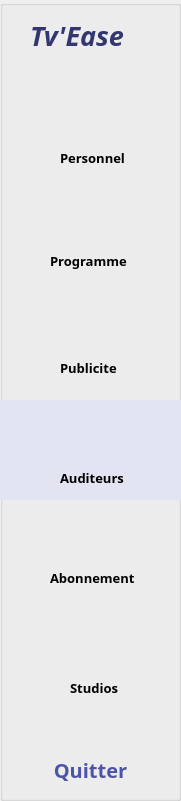
  <widget class="QGroupBox" name="groupBox_2">
   <property name="geometry">
    <rect>
     <x>0</x>
     <y>0</y>
     <width>181</width>
     <height>801</height>
    </rect>
   </property>
   <property name="styleSheet">
    <string notr="true">background-image: url(:/img/images/background.jpg);</string>
   </property>
   <property name="title">
    <string/>
   </property>
   <widget class="QWidget" name="verticalLayoutWidget_2">
    <property name="geometry">
     <rect>
      <x>0</x>
      <y>80</y>
      <width>181</width>
      <height>740</height>
     </rect>
    </property>
    <property name="sizePolicy">
     <sizepolicy hsizetype="Preferred" vsizetype="Preferred">
      <horstretch>0</horstretch>
      <verstretch>0</verstretch>
     </sizepolicy>
    </property>
    <layout class="QVBoxLayout" name="verticalLayout_2">
     <item>
      <widget class="QPushButton" name="pushButton_23">
       <property name="sizePolicy">
        <sizepolicy hsizetype="Minimum" vsizetype="Preferred">
         <horstretch>0</horstretch>
         <verstretch>0</verstretch>
        </sizepolicy>
       </property>
       <property name="styleSheet">
        <string notr="true">QPushButton{
background-color: transparent;
	background-image: url();
    font-family: Neue Haas Grotesk Text Pro Thin; 
    font-weight: bold; 
    font-size: 20px; 
border : none ; 
border-radius : 0 px ;
color : #4D53A8 ; 
}
QPushButton:hover{
background-color: #E3E4F2;
 
}

</string>
       </property>
       <property name="text">
        <string/>
       </property>
       <property name="icon">
        <iconset resource="source.qrc">
         <normaloff>:/img/images/perso.png</normaloff>:/img/images/perso.png</iconset>
       </property>
       <property name="iconSize">
        <size>
         <width>30</width>
         <height>30</height>
        </size>
       </property>
      </widget>
     </item>
     <item>
      <widget class="QPushButton" name="pushButton_24">
       <property name="sizePolicy">
        <sizepolicy hsizetype="Minimum" vsizetype="Preferred">
         <horstretch>0</horstretch>
         <verstretch>0</verstretch>
        </sizepolicy>
       </property>
       <property name="styleSheet">
        <string notr="true">QPushButton{
background-color: transparent;
	background-image: url();
    font-family: Neue Haas Grotesk Text Pro Thin; 
    font-weight: bold; 
    font-size: 20px; 
border : none ; 
border-radius : 0 px ;
color : #4D53A8 ; 
}
QPushButton:hover{
background-color: #E3E4F2;
 
}

</string>
       </property>
       <property name="text">
        <string/>
       </property>
       <property name="icon">
        <iconset resource="source.qrc">
         <normaloff>:/img/images/program.png</normaloff>:/img/images/program.png</iconset>
       </property>
       <property name="iconSize">
        <size>
         <width>30</width>
         <height>30</height>
        </size>
       </property>
      </widget>
     </item>
     <item>
      <widget class="QPushButton" name="pushButton_25">
       <property name="sizePolicy">
        <sizepolicy hsizetype="Minimum" vsizetype="Preferred">
         <horstretch>0</horstretch>
         <verstretch>0</verstretch>
        </sizepolicy>
       </property>
       <property name="styleSheet">
        <string notr="true">QPushButton{
background-color: transparent;
	background-image: url();
    font-family: Neue Haas Grotesk Text Pro Thin; 
    font-weight: bold; 
    font-size: 20px; 
border : none ; 
border-radius : 0 px ;
color : #4D53A8 ; 
}
QPushButton:hover{
background-color: #E3E4F2;
 
}

</string>
       </property>
       <property name="text">
        <string/>
       </property>
       <property name="icon">
        <iconset resource="source.qrc">
         <normaloff>:/img/images/pub.png</normaloff>:/img/images/pub.png</iconset>
       </property>
       <property name="iconSize">
        <size>
         <width>30</width>
         <height>30</height>
        </size>
       </property>
      </widget>
     </item>
     <item>
      <widget class="QPushButton" name="pushButton_26">
       <property name="sizePolicy">
        <sizepolicy hsizetype="Minimum" vsizetype="Preferred">
         <horstretch>0</horstretch>
         <verstretch>0</verstretch>
        </sizepolicy>
       </property>
       <property name="styleSheet">
        <string notr="true">background-color: #E3E4F2;
	background-image: url();

  font-family: Neue Haas Grotesk Text Pro Thin, sans-serif; 
  font-weight: bold; 
    font-size: 20px; 
border : none ; 
border-radius : 0 px ;
color : #4D53A8 ; </string>
       </property>
       <property name="text">
        <string/>
       </property>
       <property name="icon">
        <iconset resource="source.qrc">
         <normaloff>:/img/images/audi.png</normaloff>:/img/images/audi.png</iconset>
       </property>
       <property name="iconSize">
        <size>
         <width>30</width>
         <height>30</height>
        </size>
       </property>
      </widget>
     </item>
     <item>
      <widget class="QPushButton" name="pushButton_27">
       <property name="sizePolicy">
        <sizepolicy hsizetype="Minimum" vsizetype="Preferred">
         <horstretch>0</horstretch>
         <verstretch>0</verstretch>
        </sizepolicy>
       </property>
       <property name="styleSheet">
        <string notr="true">QPushButton{
background-color: transparent;
	background-image: url();
    font-family: Neue Haas Grotesk Text Pro Thin; 
    font-weight: bold; 
    font-size: 20px; 
border : none ; 
border-radius : 0 px ;
color : #4D53A8 ; 
}
QPushButton:hover{
background-color: #E3E4F2;
 
}

</string>
       </property>
       <property name="text">
        <string/>
       </property>
       <property name="icon">
        <iconset resource="source.qrc">
         <normaloff>:/img/images/abonementtt.png</normaloff>:/img/images/abonementtt.png</iconset>
       </property>
       <property name="iconSize">
        <size>
         <width>30</width>
         <height>30</height>
        </size>
       </property>
      </widget>
     </item>
     <item>
      <widget class="QPushButton" name="pushButton_28">
       <property name="sizePolicy">
        <sizepolicy hsizetype="Minimum" vsizetype="Preferred">
         <horstretch>0</horstretch>
         <verstretch>0</verstretch>
        </sizepolicy>
       </property>
       <property name="styleSheet">
        <string notr="true">QPushButton{
background-color: transparent;
	background-image: url();
    font-family: Neue Haas Grotesk Text Pro Thin; 
    font-weight: bold; 
    font-size: 20px; 
border : none ; 
border-radius : 0 px ;
color : #4D53A8 ; 
}
QPushButton:hover{
background-color: #E3E4F2;
 
}

</string>
       </property>
       <property name="text">
        <string/>
       </property>
       <property name="icon">
        <iconset resource="source.qrc">
         <normaloff>:/img/images/stu.png</normaloff>:/img/images/stu.png</iconset>
       </property>
       <property name="iconSize">
        <size>
         <width>30</width>
         <height>30</height>
        </size>
       </property>
      </widget>
     </item>
     <item>
      <widget class="QPushButton" name="pushButton_29">
       <property name="sizePolicy">
        <sizepolicy hsizetype="Minimum" vsizetype="Preferred">
         <horstretch>0</horstretch>
         <verstretch>0</verstretch>
        </sizepolicy>
       </property>
       <property name="styleSheet">
        <string notr="true">QPushButton{
background-color: transparent;
	background-image: url();
    font-family: Neue Haas Grotesk Text Pro Thin; 
    font-weight: bold; 
    font-size: 20px; 
border : none ; 
border-radius : 0 px ;
color : #4D53A8 ; 
}
QPushButton:hover{
background-color: #E3E4F2;
 
}

</string>
       </property>
       <property name="text">
        <string>Quitter</string>
       </property>
       <property name="icon">
        <iconset resource="source.qrc">
         <normaloff>:/img/images/quit.png</normaloff>:/img/images/quit.png</iconset>
       </property>
       <property name="iconSize">
        <size>
         <width>50</width>
         <height>100</height>
        </size>
       </property>
      </widget>
     </item>
    </layout>
   </widget>
   <widget class="QLabel" name="label">
    <property name="geometry">
     <rect>
      <x>30</x>
      <y>20</y>
      <width>141</width>
      <height>31</height>
     </rect>
    </property>
    <property name="font">
     <font>
      <family>Neue Haas Grotesk Text Pro Extr</family>
      <pointsize>20</pointsize>
      <weight>75</weight>
      <italic>true</italic>
      <bold>true</bold>
     </font>
    </property>
    <property name="styleSheet">
     <string notr="true">border : none ;
background-color: none;
color : #333770 ;
background-image: url();
    </string>
    </property>
    <property name="text">
     <string>Tv'Ease</string>
    </property>
   </widget>
   <widget class="QLabel" name="label_34">
    <property name="geometry">
     <rect>
      <x>60</x>
      <y>470</y>
      <width>71</width>
      <height>16</height>
     </rect>
    </property>
    <property name="font">
     <font>
      <family>Neue Haas Grotesk Text Pro Medi</family>
      <pointsize>10</pointsize>
      <weight>75</weight>
      <bold>true</bold>
     </font>
    </property>
    <property name="styleSheet">
     <string notr="true">background-color: none;
background-image: url();</string>
    </property>
    <property name="text">
     <string>Auditeurs</string>
    </property>
   </widget>
   <widget class="QLabel" name="label_26">
    <property name="geometry">
     <rect>
      <x>60</x>
      <y>150</y>
      <width>81</width>
      <height>16</height>
     </rect>
    </property>
    <property name="font">
     <font>
      <family>Neue Haas Grotesk Text Pro Medi</family>
      <pointsize>10</pointsize>
      <weight>75</weight>
      <bold>true</bold>
     </font>
    </property>
    <property name="styleSheet">
     <string notr="true">background-color: none;
background-image: url();</string>
    </property>
    <property name="text">
     <string>Personnel</string>
    </property>
   </widget>
   <widget class="QLabel" name="label_33">
    <property name="geometry">
     <rect>
      <x>60</x>
      <y>360</y>
      <width>61</width>
      <height>16</height>
     </rect>
    </property>
    <property name="font">
     <font>
      <family>Neue Haas Grotesk Text Pro Medi</family>
      <pointsize>10</pointsize>
      <weight>75</weight>
      <bold>true</bold>
     </font>
    </property>
    <property name="styleSheet">
     <string notr="true">background-color: none;
background-image: url();</string>
    </property>
    <property name="text">
     <string>Publicite</string>
    </property>
   </widget>
   <widget class="QLabel" name="label_35">
    <property name="geometry">
     <rect>
      <x>50</x>
      <y>570</y>
      <width>91</width>
      <height>16</height>
     </rect>
    </property>
    <property name="font">
     <font>
      <family>Neue Haas Grotesk Text Pro Medi</family>
      <pointsize>10</pointsize>
      <weight>75</weight>
      <bold>true</bold>
     </font>
    </property>
    <property name="styleSheet">
     <string notr="true">background-color: none;
background-image: url();</string>
    </property>
    <property name="text">
     <string>Abonnement</string>
    </property>
   </widget>
   <widget class="QLabel" name="label_32">
    <property name="geometry">
     <rect>
      <x>50</x>
      <y>250</y>
      <width>81</width>
      <height>21</height>
     </rect>
    </property>
    <property name="font">
     <font>
      <family>Neue Haas Grotesk Text Pro Medi</family>
      <pointsize>10</pointsize>
      <weight>75</weight>
      <bold>true</bold>
     </font>
    </property>
    <property name="styleSheet">
     <string notr="true">background-color: none;
background-image: url();</string>
    </property>
    <property name="text">
     <string>Programme</string>
    </property>
   </widget>
   <widget class="QLabel" name="label_36">
    <property name="geometry">
     <rect>
      <x>70</x>
      <y>680</y>
      <width>61</width>
      <height>16</height>
     </rect>
    </property>
    <property name="font">
     <font>
      <family>Neue Haas Grotesk Text Pro Medi</family>
      <pointsize>10</pointsize>
      <weight>75</weight>
      <bold>true</bold>
     </font>
    </property>
    <property name="styleSheet">
     <string notr="true">background-color: none;
background-image: url();</string>
    </property>
    <property name="text">
     <string>Studios</string>
    </property>
   </widget>
  </widget>
